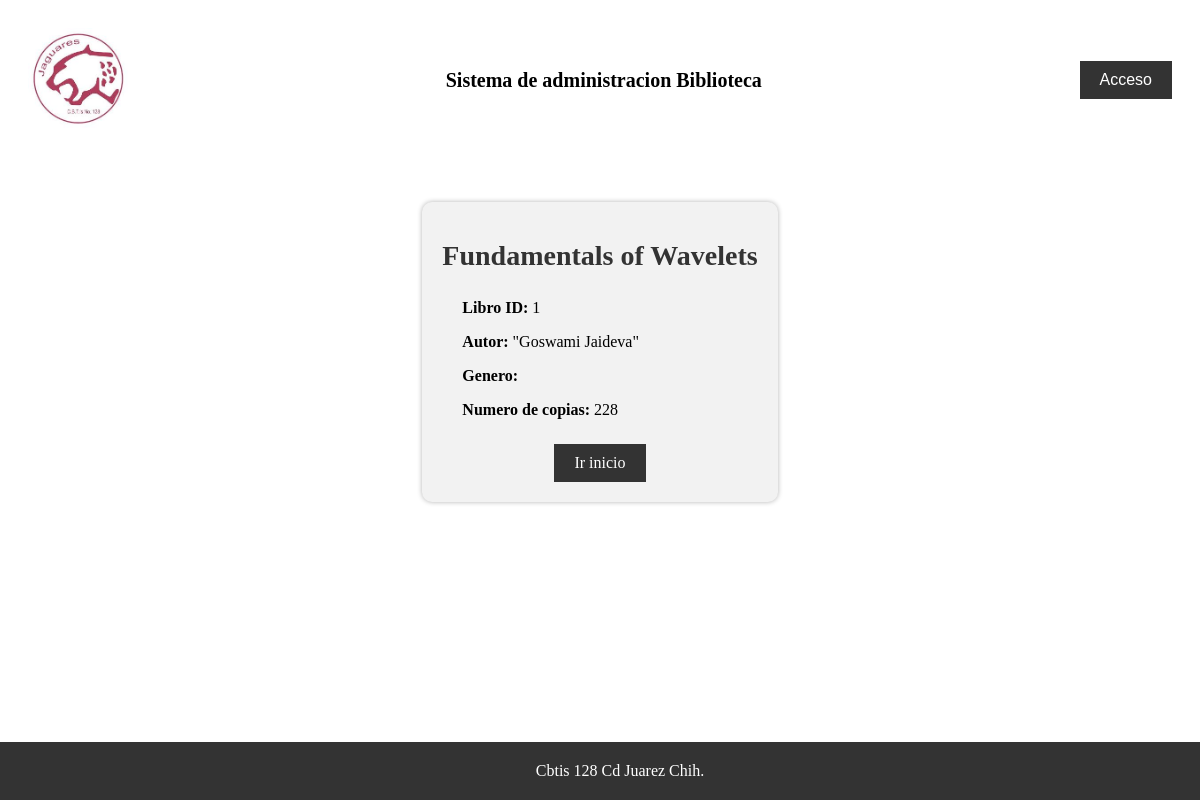
Page /libros/ver/1/ on the committed database.
### biblioteca_app/models.py (models this page shows, shortened)
class Libro(models.Model):
    titulo = models.CharField(max_length=100)
    autor = models.CharField(max_length=100)
    genero = models.CharField(max_length=100)
    copias = models.IntegerField(default=1)

### biblioteca_app/views.py (the view)
# urls.py: path('ver/<int:libro_id>/', views.verlibro, name='verlibro'),
def verlibro(request, libro_id):
    libro = Libro.objects.get(pk=libro_id)
    return render(request, 'verLibro.html', {'libro': libro})

### Templates/verLibro.html (shortened to what this page needs)
{% load static %}
<!DOCTYPE html>
<html lang="es">
<head>
    <link rel="stylesheet" href="{% static 'css/verLibro.css' %}">
</head>
<body>
    {% include 'encabezado.html' %}
    <div class="book-details-container">
        <div class="book-details">
            <h1 class="book-title">{{ libro.titulo }}</h1>
            <div class="book-info">
                <p><strong>Libro ID:</strong> {{ libro.id }}</p>
                <p><strong>Autor:</strong> {{ libro.autor }}</p>
                <p><strong>Genero:</strong> {{ libro.genero }}</p>
                <p><strong>Numero de copias:</strong> {{ libro.copias }}</p>
            </div>
            <a href="{% url 'inicio' %}" class="home-button">Ir inicio</a>
        </div>
    </div>
    {% include 'piepagina.html' %}
</body>
</html>

### static/css/verLibro.css (style rules this page uses)
.book-details-container { display: flex; justify-content: center; align-items: center; height: 50vh; }
.book-details { background-color: #f2f2f2; padding: 20px; border-radius: 10px; box-shadow: 0 0 5px rgba(0, 0, 0, 0.3); text-align: center; max-width: 600px; }
.book-title { font-size: 28px; font-weight: bold; color: #333; margin-bottom: 10px; }
.book-info { text-align: left; padding: 20px; padding-top: 1px; }
.book-info p { font-size: 16px; margin-bottom: 5px; }
.home-button { display: inline-block; padding: 10px 20px; font-size: 16px; background-color: #333; color: #fff; text-decoration: none; border: none; cursor: pointer; }

### rows in the picture
Libro: titulo "Fundamentals of Wavelets", id "1", autor "\"Goswami Jaideva\"", copias "228"
